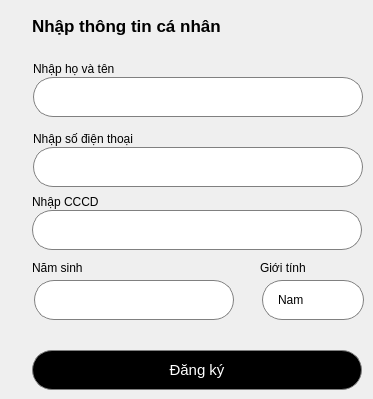
                 <widget class="QWidget" name="page_7">
                  <widget class="QLabel" name="label_19">
                   <property name="geometry">
                    <rect>
                     <x>32</x>
                     <y>10</y>
                     <width>231</width>
                     <height>31</height>
                    </rect>
                   </property>
                   <property name="font">
                    <font>
                     <pointsize>13</pointsize>
                     <bold>true</bold>
                    </font>
                   </property>
                   <property name="text">
                    <string>Nhập thông tin cá nhân</string>
                   </property>
                  </widget>
                  <widget class="QPushButton" name="Dktenantbtn">
                   <property name="geometry">
                    <rect>
                     <x>32</x>
                     <y>350</y>
                     <width>330</width>
                     <height>40</height>
                    </rect>
                   </property>
                   <property name="minimumSize">
                    <size>
                     <width>330</width>
                     <height>40</height>
                    </size>
                   </property>
                   <property name="font">
                    <font>
                     <pointsize>11</pointsize>
                     <bold>false</bold>
                    </font>
                   </property>
                   <property name="cursor">
                    <cursorShape>PointingHandCursor</cursorShape>
                   </property>
                   <property name="styleSheet">
                    <string notr="true">QPushButton{
border: 1px solid gray;
border-radius: 20px;
background-color: rgb(0, 0, 0);
color:white;
}</string>
                   </property>
                   <property name="text">
                    <string>Đăng ký</string>
                   </property>
                  </widget>
                  <widget class="QLabel" name="label_20">
                   <property name="geometry">
                    <rect>
                     <x>33</x>
                     <y>61</y>
                     <width>241</width>
                     <height>16</height>
                    </rect>
                   </property>
                   <property name="text">
                    <string>Nhập họ và tên</string>
                   </property>
                  </widget>
                  <widget class="QLineEdit" name="name">
                   <property name="geometry">
                    <rect>
                     <x>33</x>
                     <y>77</y>
                     <width>330</width>
                     <height>40</height>
                    </rect>
                   </property>
                   <property name="minimumSize">
                    <size>
                     <width>330</width>
                     <height>40</height>
                    </size>
                   </property>
                   <property name="font">
                    <font>
                     <pointsize>11</pointsize>
                    </font>
                   </property>
                   <property name="styleSheet">
                    <string notr="true">QLineEdit{
padding-left:20px;
border: 1px solid gray;
border-radius: 20px;
	background-color: rgb(255, 255, 255);
}</string>
                   </property>
                   <property name="placeholderText">
                    <string/>
                   </property>
                  </widget>
                  <widget class="QLineEdit" name="sdt">
                   <property name="geometry">
                    <rect>
                     <x>33</x>
                     <y>147</y>
                     <width>330</width>
                     <height>40</height>
                    </rect>
                   </property>
                   <property name="minimumSize">
                    <size>
                     <width>330</width>
                     <height>40</height>
                    </size>
                   </property>
                   <property name="font">
                    <font>
                     <pointsize>11</pointsize>
                    </font>
                   </property>
                   <property name="styleSheet">
                    <string notr="true">QLineEdit{
padding-left:20px;
border: 1px solid gray;
border-radius: 20px;
	background-color: rgb(255, 255, 255);
}</string>
                   </property>
                   <property name="placeholderText">
                    <string/>
                   </property>
                  </widget>
                  <widget class="QLabel" name="label_21">
                   <property name="geometry">
                    <rect>
                     <x>33</x>
                     <y>131</y>
                     <width>201</width>
                     <height>16</height>
                    </rect>
                   </property>
                   <property name="text">
                    <string>Nhập số điện thoại</string>
                   </property>
                  </widget>
                  <widget class="QLineEdit" name="cccd">
                   <property name="geometry">
                    <rect>
                     <x>32</x>
                     <y>210</y>
                     <width>330</width>
                     <height>40</height>
                    </rect>
                   </property>
                   <property name="minimumSize">
                    <size>
                     <width>330</width>
                     <height>40</height>
                    </size>
                   </property>
                   <property name="font">
                    <font>
                     <pointsize>11</pointsize>
                    </font>
                   </property>
                   <property name="styleSheet">
                    <string notr="true">QLineEdit{
padding-left:20px;
border: 1px solid gray;
border-radius: 20px;
	background-color: rgb(255, 255, 255);
}</string>
                   </property>
                   <property name="placeholderText">
                    <string/>
                   </property>
                  </widget>
                  <widget class="QLabel" name="label_22">
                   <property name="geometry">
                    <rect>
                     <x>32</x>
                     <y>194</y>
                     <width>151</width>
                     <height>16</height>
                    </rect>
                   </property>
                   <property name="text">
                    <string>Nhập CCCD</string>
                   </property>
                  </widget>
                  <widget class="QLineEdit" name="birth">
                   <property name="geometry">
                    <rect>
                     <x>34</x>
                     <y>280</y>
                     <width>200</width>
                     <height>40</height>
                    </rect>
                   </property>
                   <property name="minimumSize">
                    <size>
                     <width>200</width>
                     <height>40</height>
                    </size>
                   </property>
                   <property name="font">
                    <font>
                     <pointsize>11</pointsize>
                    </font>
                   </property>
                   <property name="styleSheet">
                    <string notr="true">QLineEdit{
padding-left:20px;
border: 1px solid gray;
border-radius: 20px;
	background-color: rgb(255, 255, 255);
}</string>
                   </property>
                   <property name="placeholderText">
                    <string/>
                   </property>
                  </widget>
                  <widget class="QLabel" name="label_23">
                   <property name="geometry">
                    <rect>
                     <x>32</x>
                     <y>260</y>
                     <width>101</width>
                     <height>16</height>
                    </rect>
                   </property>
                   <property name="text">
                    <string>Năm sinh</string>
                   </property>
                  </widget>
                  <widget class="QLabel" name="label_24">
                   <property name="geometry">
                    <rect>
                     <x>260</x>
                     <y>260</y>
                     <width>101</width>
                     <height>16</height>
                    </rect>
                   </property>
                   <property name="text">
                    <string>Giới tính</string>
                   </property>
                  </widget>
                  <widget class="QWidget" name="layoutWidget">
                   <property name="geometry">
                    <rect>
                     <x>262</x>
                     <y>279</y>
                     <width>102</width>
                     <height>42</height>
                    </rect>
                   </property>
                   <layout class="QHBoxLayout" name="horizontalLayout_2">
                    <property name="spacing">
                     <number>0</number>
                    </property>
                    <item>
                     <widget class="QComboBox" name="gender">
                      <property name="minimumSize">
                       <size>
                        <width>65</width>
                        <height>40</height>
                       </size>
                      </property>
                      <property name="styleSheet">
                       <string notr="true">QComboBox{
padding-left:15px;
border: 1px solid gray;
border-top-left-radius: 20px;
border-bottom-left-radius: 20px;
border-right: none;
background-color: rgb(255, 255, 255);
}
QComboBox::drop-down {
       border: none;
       background: transparent;
 }</string>
                      </property>
                      <item>
                       <property name="text">
                        <string>Nam</string>
                       </property>
                      </item>
                      <item>
                       <property name="text">
                        <string>Nữ</string>
                       </property>
                      </item>
                     </widget>
                    </item>
                    <item>
                     <widget class="QPushButton" name="hidebtn_3">
                      <property name="minimumSize">
                       <size>
                        <width>35</width>
                        <height>40</height>
                       </size>
                      </property>
                      <property name="maximumSize">
                       <size>
                        <width>35</width>
                        <height>16777215</height>
                       </size>
                      </property>
                      <property name="styleSheet">
                       <string notr="true">border: 1px solid gray;
border-top-right-radius: 20px;
border-bottom-right-radius: 20px;
border-left: none;
background-color: rgb(255, 255, 255);
padding-left:-5px;</string>
                      </property>
                      <property name="text">
                       <string/>
                      </property>
                      <property name="icon">
                       <iconset resource="Resources.qrc">
                        <normaloff>:/new/prefix1/Resources/down-arrow.png</normaloff>
                        <normalon>:/new/prefix1/Resources/down-arrow.png</normalon>:/new/prefix1/Resources/down-arrow.png</iconset>
                      </property>
                      <property name="iconSize">
                       <size>
                        <width>15</width>
                        <height>15</height>
                       </size>
                      </property>
                      <property name="checkable">
                       <bool>true</bool>
                      </property>
                     </widget>
                    </item>
                   </layout>
                  </widget>
                  <widget class="QLabel" name="error">
                   <property name="geometry">
                    <rect>
                     <x>32</x>
                     <y>320</y>
                     <width>241</width>
                     <height>16</height>
                    </rect>
                   </property>
                   <property name="font">
                    <font>
                     <pointsize>8</pointsize>
                    </font>
                   </property>
                   <property name="styleSheet">
                    <string notr="true">color: rgb(255, 0, 0);
border:none</string>
                   </property>
                   <property name="text">
                    <string/>
                   </property>
                  </widget>
                 </widget>
